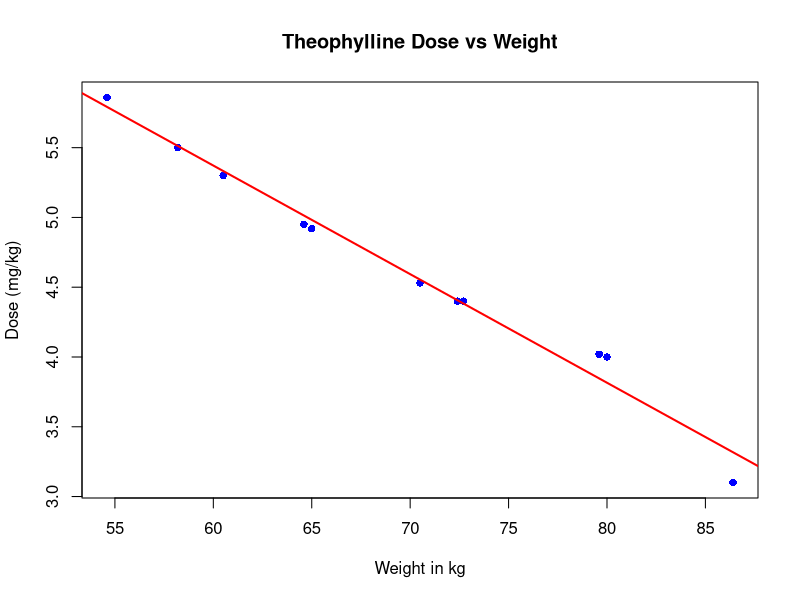

Write the R code that produced this figure.
# 1. Load the built-in dataset
data(Theoph)

# 2. Create the Relationship Model
x <- Theoph$Wt
y <- Theoph$Dose
linear_model <- lm(y ~ x) # Apply the lm() function

# 3. Get and Discuss the Summary of the Relationship
print(summary(linear_model))

# 4. Visualize the Regression Graphically
plot(x, y,
    col = "blue", main = "Theophylline Dose vs Weight",
    xlab = "Weight in kg", ylab = "Dose (mg/kg)", pch = 16
)
abline(lm(y ~ x), col = "red", lwd = 2)

# 5. Predicting multiple values
new_weights <- data.frame(x = c(90, 95, 100))
predicted_doses <- predict(linear_model, new_weights)

cat("\nPredicted Doses for 90kg, 95kg, and 100kg:\n")
print(predicted_doses) # [cite: 48]
